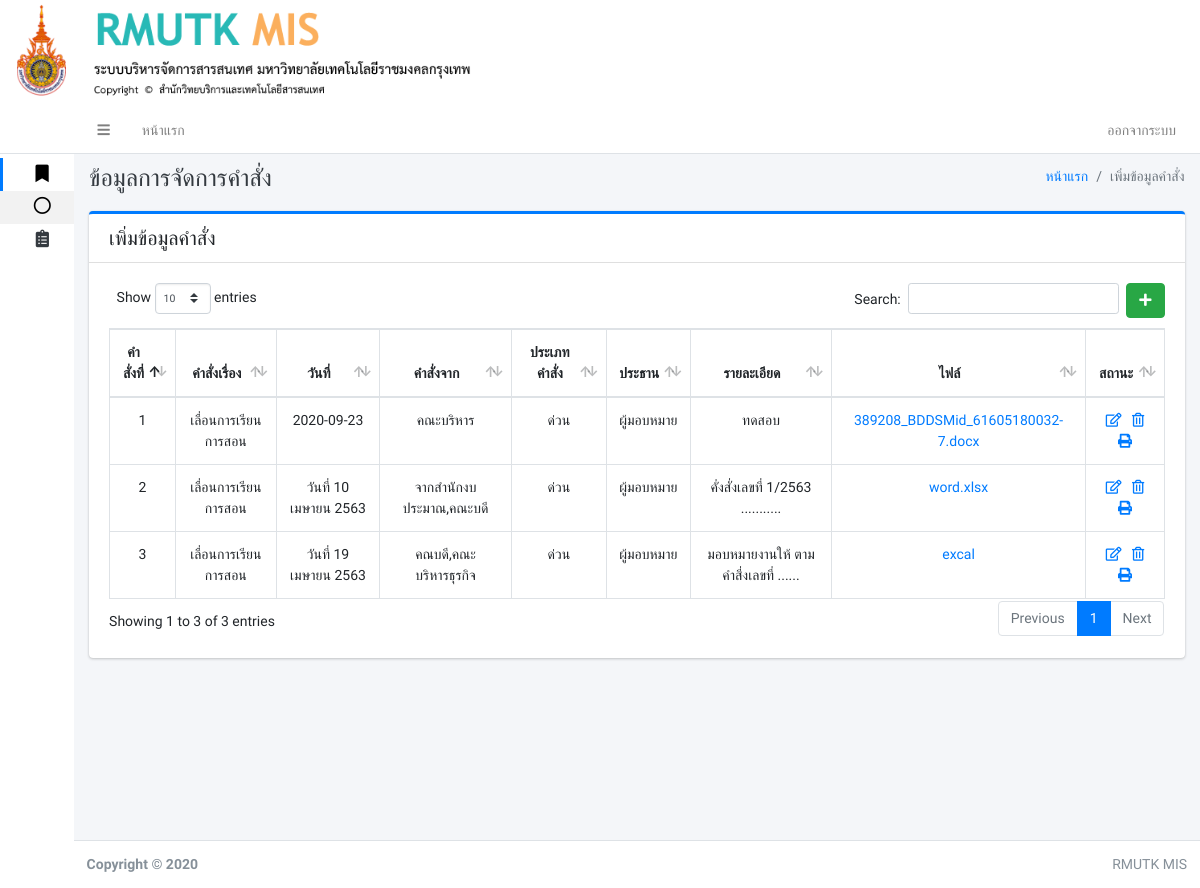
Page /index.php?order_management (signed in) on the committed database.
### tables this page shows
CREATE TABLE `order_management` (
  `order_id` int(11) NOT NULL,
  `order_name` varchar(250) NOT NULL,
  `order_time` varchar(200) NOT NULL,
  `order_where` varchar(200) NOT NULL,
  `order_type` varchar(250) NOT NULL,
  `order_head` varchar(250) NOT NULL,
  `order_detail` varchar(255) NOT NULL,
  `order_file` varchar(255) NOT NULL,
  `order_status` int(11) NOT NULL
);

### page/order_management.php (the view, shortened to what this page needs)
 <div class="content-header">
     <div class="container-fluid">
         <div class="row mb-2">
             <div class="col-sm-6">
                 <h1 class="m-0 text-dark">ข้อมูลการจัดการคำสั่ง</h1>
             </div>
             <div class="col-sm-6">
                 <ol class="breadcrumb float-sm-right">
                     <li class="breadcrumb-item"><a href="#">หน้าแรก</a></li>
                     <li class="breadcrumb-item active">เพิ่มข้อมูลคำสั่ง</li>
                 </ol>
             </div>
         </div>
     </div>
 </div>
 <div class="content">
     <div class="container-fluid">
         <div class="row">
             <div class="col-lg-12">
                 <div class="card card-primary card-outline ">
                     <div class="card-header noprint">
                         <h5 class="m-0">เพิ่มข้อมูลคำสั่ง</h5>
                     </div>
                     <div class="card-body">
                         <?php
                         if (isset($_GET['add'])):
                            add();
                        elseif (isset($_GET['edit_order'])):
                            edit();
                        elseif (isset($_GET['del_la'])):
                            del();
                        else:
                        ?>
                         <a href="./index.php?order_management&add" class="btn btn-success float-right"><i
                                 class="fas fa-plus"></i></a>
                         <?php shows(); ?>
                         <?php endif ?>
                     </div>
                 </div>
             </div>
         </div>
     </div>
 </div>
 <?php
function shows()
{
include './conn.php';
$sqlorder = " SELECT * FROM order_management ORDER BY order_id desc ";
$qryorder = mysqli_query($conn,$sqlorder);
?>
 <table id="example1" class="table table-bordered table-hover">
     <thead>
         <tr align="center">
             <th>คำสั่งที่</th>
             <th>คำสั่งเรื่อง</th>
             <th>วันที่</th>
             <th>คำสั่งจาก</th>
             <th>ประเภทคำสั่ง</th>
             <th>ประธาน</th>
             <th>รายละเอียด</th>
             <th>ไฟล์</th>
             <th>สถานะ</th>
         </tr>
     </thead>
     <tbody>
         <?php
        $i = 1;
        while ($roworder = $qryorder->fetch_array()) {
        $order_id = $roworder['order_id'];
        ?>
         <tr align="center">
             <td align="center"><?php echo $i; ?></td>
             <td><?php echo $roworder['order_name']; ?></td>
             <td><?php echo $roworder['order_time']; ?></td>
             <td><?php echo $roworder['order_where']; ?></td>
             <td><?php echo $roworder['order_type']; ?></td>
             <td><?php echo $roworder['order_head']; ?></td>
             <td><?php echo $roworder['order_detail']; ?></td>
             <td>
                 <?php if ($roworder['order_file'] == "ไม่มีไฟล์" || $roworder['order_file'] == "") {
                    echo "ไม่มีไฟล์";
                 }else{ ?>
                 <a href="uploads/<?php echo $roworder['order_file']; ?>"
                     download><?php echo $roworder['order_file']; ?>
                     <?php } ?>
             </td>
             <td>
                 <?php if ($roworder['order_status'] == 0): ?>
                 <a href="index.php?order_management&edit_order&order_id=<?php echo($order_id) ?>"><i
                         class="far fa-edit"></i></a>&nbsp;&nbsp;
                 <a href="page/order_management_db.php?del_order&order_id=<?php echo($order_id) ?>"><i
                         class="far fa-trash-alt"></i></a>
                 <?php else: ?>
                 <?php echo "<font color='red'>ยกเลิก</fon>"; ?>
                 <?php endif ?>
                 <a href="./index.php?print&order_id=<?=$order_id?>" target="_blank"><i class="fas fa-print"></i></a>
             </td>
         </tr>
         <?php $i++; } ?>
     </tbody>
 </table>
 <?php } ?>

### rows in the picture
order_management: order_name "เลื่อนการเรียนการสอน", order_time "2020-09-23", order_where "คณะบริหาร", order_type "ด่วน", order_head "ผู้มอบหมาย", order_detail "ทดสอบ", order_file "389208_BDDSMid_61605180032-7.docx"
order_management: order_name "เลื่อนการเรียนการสอน", order_time "วันที่ 10 เมษายน 2563", order_where "จากสำนักงบประมาณ,คณะบดี", order_type "ด่วน", order_head "ผู้มอบหมาย", order_detail "คั่งสั่งเลขที่ 1/2563 ...........", order_file "word.xlsx"
order_management: order_name "เลื่อนการเรียนการสอน", order_time "วันที่ 19 เมษายน 2563", order_where "คณบดี,คณะบริหารธุรกิจ", order_type "ด่วน", order_head "ผู้มอบหมาย", order_detail "มอบหมายงานให้ ตามคำสี่งเลขที่ ......", order_file "excal"
